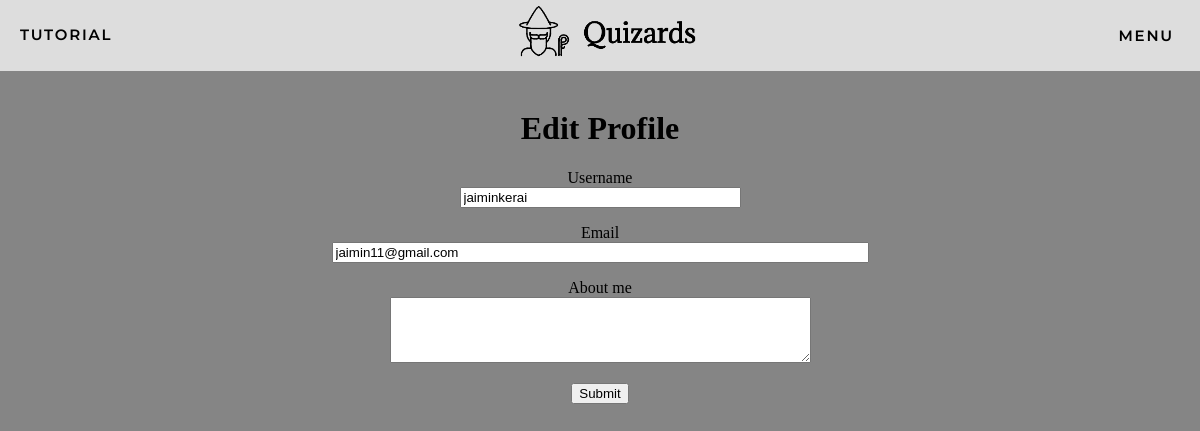
The page /edit_profile (signed in) on the database as committed earlier.
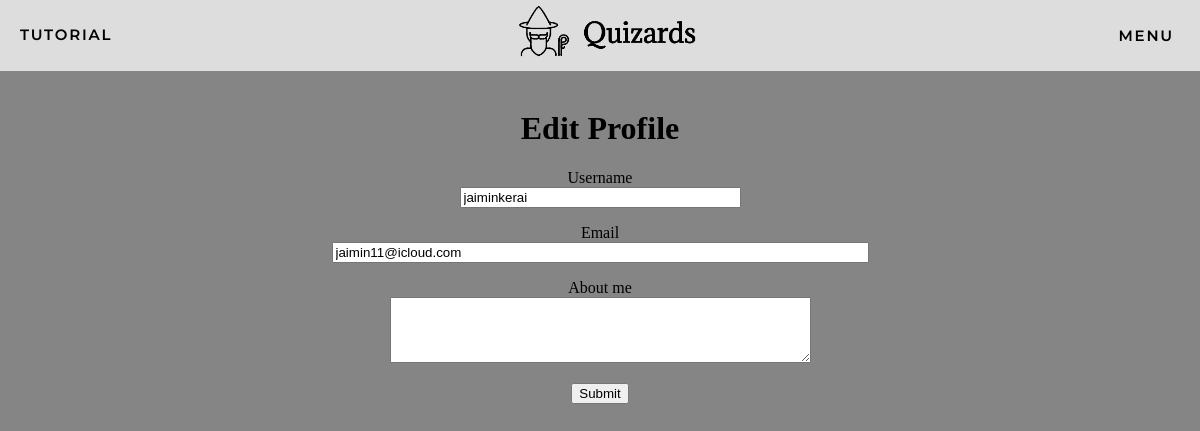
The same page on the database as committed later.
### app/models.py (models this page shows, shortened)
class User(UserMixin, db.Model):
    id = db.Column(db.Integer, primary_key=True)
    username = db.Column(db.String(64), index=True, unique=True)
    email = db.Column(db.String(120), index=True, unique=True)
    password_hash = db.Column(db.String(128))
    posts = db.relationship('Post', backref='author', lazy='dynamic')
    authorOf = db.relationship('Quizzes', backref='author', lazy='dynamic')
    admin = db.Column(db.Boolean, unique=False, default=False)
    marksOf = db.relationship('quizMarks', backref='markOf', lazy='dynamic')
    about_me = db.Column(db.String(140))
    last_seen = db.Column(db.DateTime, default=datetime.utcnow)
    followed = db.relationship(
        'User', secondary=followers,
        primaryjoin=(followers.c.follower_id == id),
        secondaryjoin=(followers.c.followed_id == id),
        backref=db.backref('followers', lazy='dynamic'), lazy='dynamic')

### app/routes.py (the view)
@app.route('/edit_profile', methods=['GET', 'POST'])
@login_required
def edit_profile():
    form = EditProfileForm(current_user.username)
    if form.validate_on_submit():
        current_user.username = form.username.data
        current_user.email = form.email.data
        current_user.about_me = form.about_me.data
        db.session.commit()
        flash('Your changes have been saved.')
        return redirect(url_for('edit_profile'))
    elif request.method == 'GET':
        form.username.data = current_user.username
        form.email.data = current_user.email
        form.about_me.data = current_user.about_me
    return render_template('edit_profile.html', title='Edit Profile',
                           form=form)

### app/forms.py (shortened to what this page needs)
class EditProfileForm(FlaskForm):
    username = StringField('Username', validators=[DataRequired()])
    email = StringField('Email', validators=[DataRequired(), Email()])
    about_me = TextAreaField('About me', validators=[Length(min=0, max=140)])
    submit = SubmitField('Submit')
    def __init__(self, original_username, *args, **kwargs):
        super(EditProfileForm, self).__init__(*args, **kwargs)
        self.original_username = original_username

### app/models.py (called while the page is built)
@login.user_loader
def load_user(id):
    return User.query.get(int(id))

### app/routes.py (called while the page is built)
@app.before_request
def before_request():
    if current_user.is_authenticated:
        current_user.last_seen = datetime.utcnow()
        db.session.commit()

### app/templates/edit_profile.html (shortened to what this page needs)
{% extends "base.html" %}
{% block content %}
    <h1>Edit Profile</h1>
    <form action="" method="post">
        <p>
            {{ form.username.label }}<br>
            {{ form.username(size=32) }}<br>
        </p>
        <p>
            {{ form.email.label }}<br>
            {{ form.email(size=64) }}<br>
        </p>
        <p>
            {{ form.about_me.label }}<br>
            {{ form.about_me(cols=50, rows=4) }}<br>
        </p>
        <p>{{ form.submit() }}</p>
    </form>
{% endblock %}

### app/templates/base.html (shortened to what this page needs)
<!DOCTYPE html>
<html lang="en-US">
    <head>
        <link href="{{ url_for('static', filename='css/styles.css') }}" rel="stylesheet">
    </head>
    <body>
        <div>
                <ul class="basenav topnav">
                    {% if current_user.is_anonymous %}
                    <li class="tags"><a>tutorial</a></li>
                    <li><a href="{{ url_for('index') }}"><img class='baselogo' src="../static/css/templogo.png"></a></li>
                    <li class="tags"><a href="{{ url_for('login') }}">Sign In</a></li>
                    {% else %}
                    <li class="tags"><a>tutorial</a></li>
                    <li><a href="{{ url_for('quizzes') }}"><img class='baselogo' src="../static/css/templogo.png"></a></li>
                        <div class="dropdown">
                            <button class="dropbtn"><li class="tags"><a href="{{ url_for('quizzes') }}">Menu</a></li>
                            </button>
                        </div>
                    {% endif %}
                </ul>
        </div>
        <br>
        <div class="messages">
            {% block content %}{% endblock %}
        </div>
    </body>
</html>

### app/static/css/styles.css (style rules this page uses)
body { margin: 0; padding: 0; height: 100vh; background-color: rgb(133, 133, 133); }
.basenav { padding: 0; margin: 0; list-style: none; display: flex; background-color: #ddd; }
.topnav { justify-content: space-between; }
.tags { margin-top: 25px; margin-left: 20px; margin-right: 20px; }
.basenav a { color: black; text-decoration: solid; text-transform: uppercase; letter-spacing: 1.8px; font-family: 'Montserrat'; font-weight: 600; font-size: 15px; }
.basenav .baselogo { transform: translateX(10px); width: 300px; height: auto; }
.dropdown { float: left; overflow: hidden; transition: 0.5s ease; }
.dropdown .dropbtn { font-size: 16px; border: none; outline: none; color: white; padding-bottom: 26px; background-color: inherit; font-family: inherit; margin: 0; transition: 0.4s ease; }
.messages { text-align: center; }

Rows that differ between the two databases and show on the page:
changed User "jaiminkerai": email "jaimin11@gmail.com" → "jaimin11@icloud.com"
